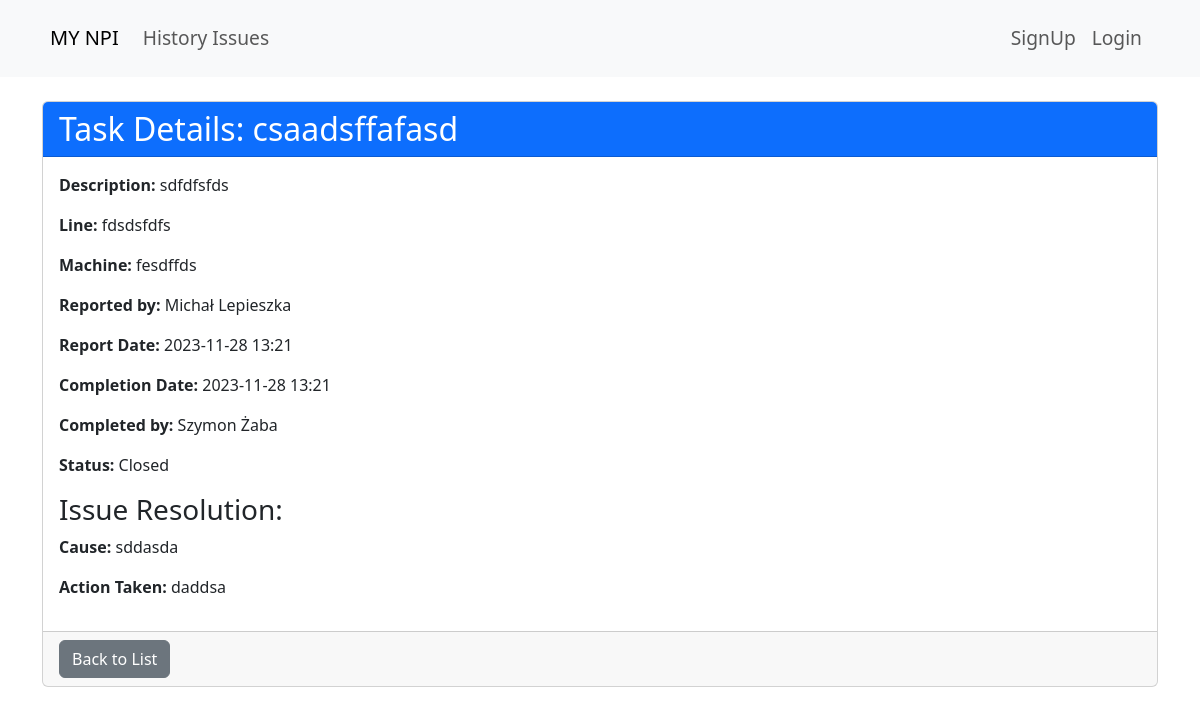
Page /user_profile/issue/50/ on the committed database.
### user_profile/models.py (models this page shows, shortened)
class ProductionIssue(models.Model):
    STATUS_CHOICES = (
        ('open', 'Open'),
        ('closed', 'Closed')
    )
    PRIORITY_CHOICES = (
        ('low', 'Low'),
        ('medium', 'Medium'),
        ('high', 'High')
    )
    title = models.CharField(max_length=25)
    description = models.TextField()
    reported_by = models.ForeignKey(settings.AUTH_USER_MODEL, on_delete=models.CASCADE, related_name='reported_issues')
    report_date = models.DateTimeField(default=timezone.now)
    status = models.CharField(max_length=50, choices=STATUS_CHOICES, default='open')
    priority = models.CharField(max_length=50, choices=PRIORITY_CHOICES, default='medium')
    assigned_to = models.ForeignKey(settings.AUTH_USER_MODEL, on_delete=models.SET_NULL, null=True, blank=True,
                                    related_name='assigned_issues')
    accepted_date = models.DateTimeField(null=True, blank=True)
    completed_date = models.DateTimeField(null=True, blank=True)
    accepted_by = models.ForeignKey(settings.AUTH_USER_MODEL, on_delete=models.SET_NULL, null=True, blank=True,
                                    related_name='accepted_issues')
    line = models.CharField(max_length=100, blank=True, null=True)
    machine = models.CharField(max_length=100, blank=True, null=True)
    type_of_issue = models.CharField(max_length=100, blank=True, null=True)

class IssueFix(models.Model):
    production_issue = models.ForeignKey(ProductionIssue, on_delete=models.CASCADE, related_name='issue_fixes', default=get_default_issue)
    cause = models.TextField(verbose_name="Przyczyna")
    action = models.TextField(verbose_name="Co zrobiłeś, żeby naprawić")

### user_profile/views.py (the view)
# urls.py: path('issue/<int:issue_id>/', views.issue_detail_view, name='issue_detail'),
def issue_detail_view(request, issue_id):
    issue = get_object_or_404(ProductionIssue, id=issue_id)
    issue_fix = IssueFix.objects.filter(production_issue=issue).first()
    return render(request, 'user_profile/issue_detail.html', {
        'issue': issue,
        'issue_fix': issue_fix,
    })

### accounts/context_processors.py (called while the page is built)
def add_group_names(request):
    if request.user.is_authenticated:
        group_names = [group.name for group in request.user.groups.all()]
        return {'group_names': group_names}
    return {}

### user_profile/templates/user_profile/issue_detail.html
{% extends "user_profile/base.html" %}
{% block content %}
<div class="container mt-4">
    <div class="card">
        <div class="card-header bg-primary text-white">
            <h2 class="mb-0">Task Details: {{ issue.title }}</h2>
        </div>
        <div class="card-body">
            <p><strong>Description:</strong> {{ issue.description }}</p>
            <p><strong>Line:</strong> {{ issue.line }}</p>
            <p><strong>Machine:</strong> {{ issue.machine }}</p>
            <p><strong>Reported by:</strong> {{ issue.reported_by.get_full_name }}</p>
            <p><strong>Report Date:</strong> {{ issue.report_date|date:"Y-m-d H:i" }}</p>
            {% if issue.completed_date %}
            <p><strong>Completion Date:</strong> {{ issue.report_date|date:"Y-m-d H:i" }}</p>
            <p><strong>Completed by:</strong> {{ issue.accepted_by.get_full_name }} </p>
            {% endif %}
            <p><strong>Status:</strong> {{ issue.get_status_display }}</p>
            {% if issue_fix %}
            <h3 class="mt-3">Issue Resolution:</h3>
            <p><strong>Cause:</strong> {{ issue_fix.cause }}</p>
            <p><strong>Action Taken:</strong> {{ issue_fix.action }}</p>
            {% else %}
            <p>No recorded solutions for this issue.</p>
            {% endif %}
        </div>
        <div class="card-footer">
            <a href="{% url 'user_profile:history_issue_list' %}" class="btn btn-secondary">Back to List</a>
        </div>
    </div>
</div>
{% endblock %}

### rows in the picture
ProductionIssue: title "csaadsffafasd", description "sdfdfsfds", line "fdsdsfdfs", machine "fesdffds", reported_by.get_full_name "Michał Lepieszka", report_date "2023-11-28 13:21", accepted_by.get_full_name "Szymon Żaba", status "Closed"
IssueFix: cause "sddasda", action "daddsa"
